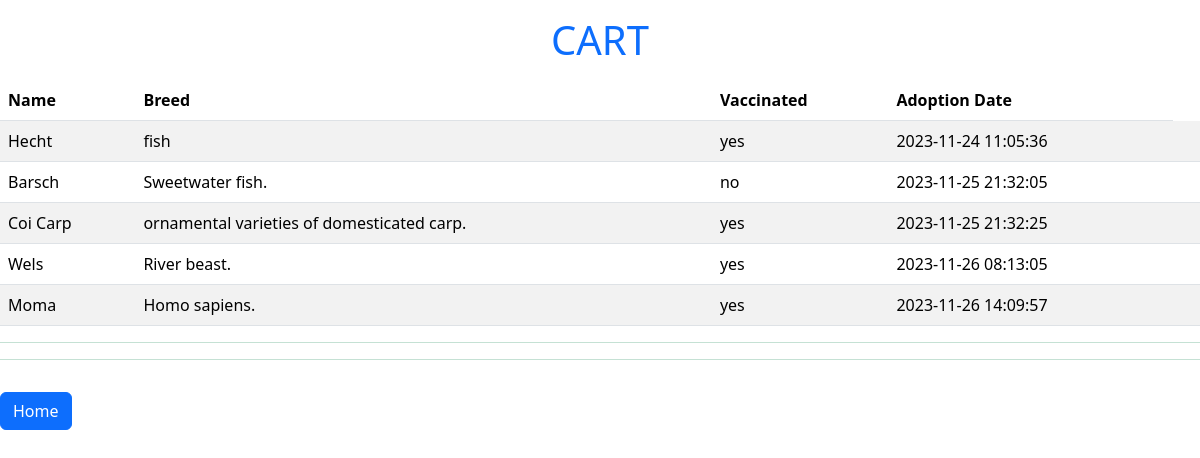
Screenshot of /products/adopt.php (signed in) with the database file from the repository.
### tables this page shows
CREATE TABLE `adopt` (
  `id` int(11) NOT NULL,
  `fk_user_id` int(11) NOT NULL,
  `fk_animals_id` int(11) NOT NULL,
  `adoption_date` timestamp NOT NULL DEFAULT current_timestamp()
);

CREATE TABLE `animals` (
  `name` varchar(50) NOT NULL,
  `live_at` varchar(255) NOT NULL,
  `description` text NOT NULL,
  `size` int(11) NOT NULL,
  `age` int(11) NOT NULL,
  `vaccinated` enum('yes','no') NOT NULL,
  `breed` varchar(255) NOT NULL,
  `status` enum('adopted','available') NOT NULL DEFAULT 'available',
  `picture` varchar(255) DEFAULT NULL,
  `id` int(11) NOT NULL
);

### products/adopt.php (the view, shortened to what this page needs)
<?php
require_once '../includes/db_connect.php';
$sql = "SELECT * FROM animals
join adopt on animals.id = adopt.fk_animals_id
JOIN users on adopt.fk_user_id = users.id
WHERE users.id = {$_SESSION['user']}";
$output = '';
$result = mysqli_query($connect, $sql);
if (mysqli_num_rows($result) > 0) {
    while ($row = mysqli_fetch_array($result, MYSQLI_ASSOC)) {
        $output .= "<tr>
        <td>{$row['name']}</td>
        <td>{$row['breed']}</td>
        <td>{$row['vaccinated']}</td>
        <td>{$row['adoption_date']}</td>
        <td>
      </tr>";
    }
}
?>
<!DOCTYPE html>
<html lang="en">
<head>
    <?php require_once '../includes/bootstrap.php' ?>
    <link rel="stylesheet" href="./style.css">
</head>
<body>
    <h1 class="text-center text-primary my-3">CART</h1>
    <table class="table table-striped">
        <thead>
            <tr>
                <th scope="col">Name</th>
                <th scope="col">Breed</th>
                <th scope="col">Vaccinated</th>
                <th scope="col">Adoption Date</th>
            </tr>
        </thead>
        <tbody>
            <?php
            if ($output == '') {
                echo "<tr><td class='text-center' colspan='4'>No Pets adopted</td></tr>";
            } else
                echo $output ?>
        </tbody>
    </table>
    <hr class="text-success">
    <hr class="text-success">
    <div><a class="btn btn-primary my-3" href="../pages/homepage.php">Home</a></div>
</body>
</html>

### style.css (style rules this page uses)
* { box-sizing: border-box; margin: 0; padding: 0; }

### rows the page displays
adopt: fk_animals.name "Hecht", fk_animals.breed "fish", fk_animals.vaccinated "yes", adoption_date "2023-11-24 11:05:36"
adopt: fk_animals.name "Barsch", fk_animals.breed "Sweetwater fish.", fk_animals.vaccinated "no", adoption_date "2023-11-25 21:32:05"
adopt: fk_animals.name "Coi Carp", fk_animals.breed "ornamental varieties of domesticated carp.", fk_animals.vaccinated "yes", adoption_date "2023-11-25 21:32:25"
adopt: fk_animals.name "Wels", fk_animals.breed "River beast.", fk_animals.vaccinated "yes", adoption_date "2023-11-26 08:13:05"
adopt: fk_animals.name "Moma", fk_animals.breed "Homo sapiens.", fk_animals.vaccinated "yes", adoption_date "2023-11-26 14:09:57"
